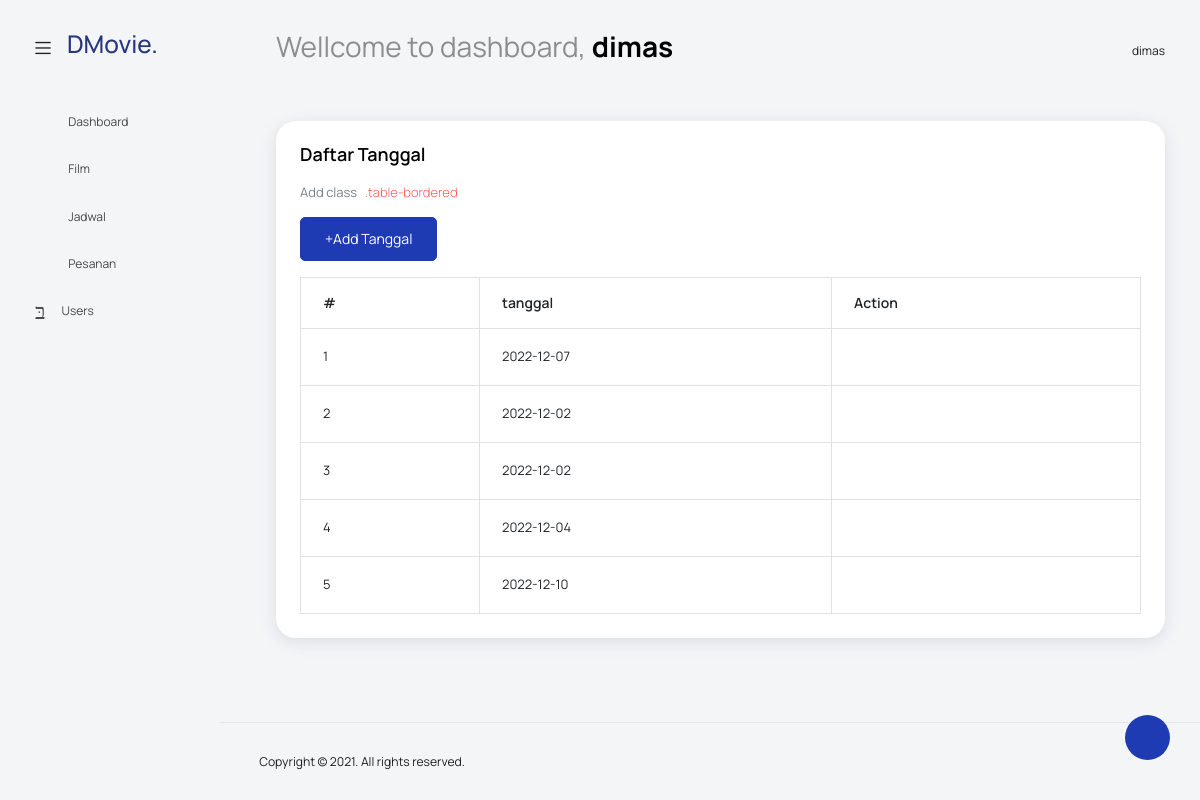
/super-admin/index.php?page=tanggal (signed in), run on the app's committed database.
### tables this page shows
CREATE TABLE `jadwal` (
  `id_jadwal` int(11) NOT NULL,
  `tanggal` date NOT NULL
);

### super-admin/data-tanggal.php (the view, shortened to what this page needs)
<?php
$datepage = isset($_GET["datepage"]) ? $_GET["datepage"] : "tanggal";
if ($datepage === "addtanggal") {
    formAddTanggal();
} else if ($datepage === "addaction") {
    insertTanggal();
} else if ($datepage === "formupdate") {
    formUpdateTanggal();
} else if ($datepage === "updateaction") {
    updateAction();
} else if ($datepage === "delete") {
    deleteTanggal();
} else {
    getData();
}
function getData()
{
    $koneksi = getConnection();
    $query = mysqli_query($koneksi, "SELECT * FROM jadwal");
?>
    <div class="col-lg-12 grid-margin stretch-card">
        <div class="card">
            <div class="card-body">
                <h4 class="card-title">Daftar Tanggal</h4>
                <p class="card-description">
                    Add class <code>.table-bordered</code>
                </p>
                <a href="?page=tanggal&datepage=addtanggal" class="btn btn-primary">+Add Tanggal</a>
                <div class="table-responsive pt-3">
                    <table class="table table-bordered">
                        <thead>
                            <tr>
                                <th>#</th>
                                <th>tanggal</th>
                                <th>Action</th>
                            </tr>
                        </thead>
                        <tbody>
                            <?php
                            $no = 1;
                            while ($q = mysqli_fetch_array($query)) {
                            ?>
                                <tr>
                                    <td><?php echo $no++ ?></td>
                                    <td><?php echo $q["tanggal"] ?></td>
                                    <td>
                                        <div class="d-flex justify-content-center">
                                            <a href="?page=tanggal&datepage=formupdate&id_jadwal=<?php echo $q["id_jadwal"] ?>"><i class="mdi mdi-grease-pencil " style="font-size: 20px;"></i></a>
                                            <a onclick="return confirm('Apakah anda yakin akan menghapus data ini?')" href="?page=tanggal&datepage=delete&id_jadwal=<?php echo $q["id_jadwal"] ?>"><i class="mdi mdi-delete ms-4" style="font-size: 20px;"></i></a>
                                        </div>
                                    </td>
                                </tr>
                            <?php
                            } ?>
                        </tbody>
                    </table>
                </div>
            </div>
        </div>
    </div>
<?php
}
?>

### data on the page
jadwal: tanggal "2022-12-07"
jadwal: tanggal "2022-12-02"
jadwal: tanggal "2022-12-02"
jadwal: tanggal "2022-12-04"
jadwal: tanggal "2022-12-10"

### other printed values
$_SESSION['nama'] "dimas"
